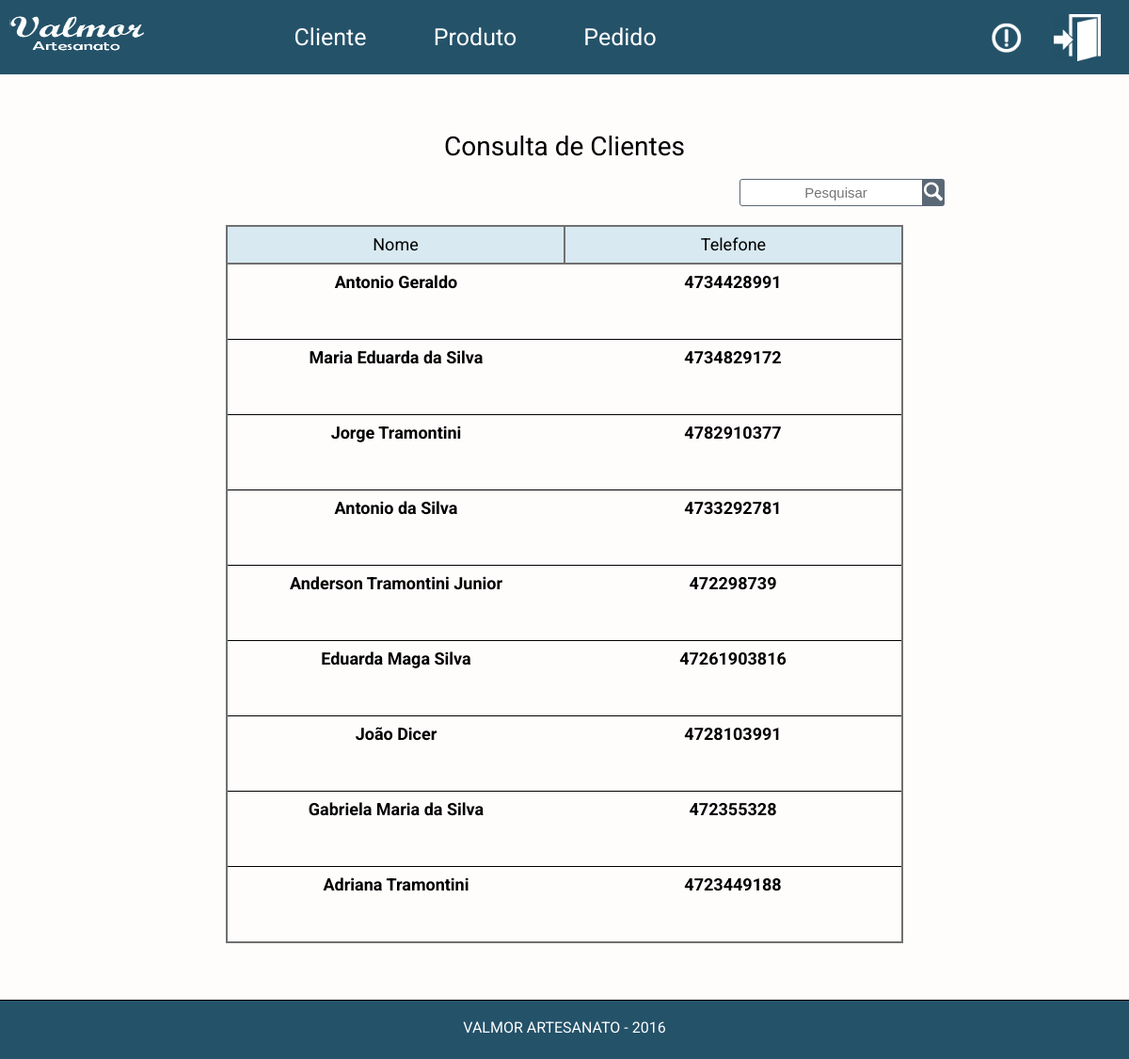
Page /sistema/va_principal_sistema.php?pasta=consultas/&arquivo=va_viscliente_consultas&ext=php (signed in) on the committed database.
### tables this page shows
CREATE TABLE `clientes` (
  `id` int(6) UNSIGNED ZEROFILL NOT NULL COMMENT 'Identificador do cliente',
  `enderecos_id` int(6) UNSIGNED ZEROFILL NOT NULL COMMENT 'Identificador do endereço',
  `nome` varchar(45) NOT NULL COMMENT 'Nome do cliente',
  `email` varchar(70) NOT NULL COMMENT 'E-mail do cliente',
  `telefone` bigint(15) NOT NULL COMMENT 'Telefone do cliente',
  `cpf` bigint(11) UNSIGNED DEFAULT NULL COMMENT '(Campo Opcional) CPF do cliente',
  `link_facebook` varchar(255) DEFAULT NULL COMMENT '(Campo opcional) Link do facebook do cliente'
);

### sistema/consultas/va_viscliente_consultas.php (the view, shortened to what this page needs)
<h1>Consulta de Clientes</h1>
<?php
  $sql_sel_clientes = "SELECT clientes.*, enderecos.*
  FROM clientes INNER JOIN enderecos ON clientes.enderecos_id=enderecos.id";
  $sql_sel_clientes_preparado = $conexaobd->prepare($sql_sel_clientes);
  $sql_sel_clientes_preparado->execute();
?>
<div class="consulta_toggle">
  <div class="form_pesquisa">
    <form name="frmfilviscliente" method="post" action="?pasta=consultas/&arquivo=va_viscliente_consultas&ext=php">
      <input type="text" name="txtconsulta" placeholder="Pesquisar"/><button type="submit" name="btnpesquisar"><img src="../visual/imagens/pesquisar.png"></button>
    </form>
  </div>
  <table width="60%">
    <thead>
      <tr>
        <th width="30%">Nome</th>
        <th width="30%">Telefone</th>
      </tr>
    </thead>
    <tbody>
      <?php
      $sql_sel_clientes = "SELECT clientes.*, enderecos.*
      FROM clientes INNER JOIN enderecos ON clientes.enderecos_id=enderecos.id";
      $sql_sel_clientes_preparado = $conexaobd->prepare($sql_sel_clientes);
      $sql_sel_clientes_preparado->execute();
        if($sql_sel_clientes_preparado->rowCount()>0){
          while($sql_sel_clientes_dados = $sql_sel_clientes_preparado->fetch()){
      ?>
      <tr class="titulos">
        <td><?php echo $sql_sel_clientes_dados['nome'];?></td>
        <td><?php echo $sql_sel_clientes_dados['telefone'];?></td>
      </tr>
      <tr>
        <td align="center" colspan="2">
          <ul><button class="botao_mais">+</button>
          </ul>
        </td>
      </tr>
      <?php
          }
        }
      ?>
    </tbody>
  </table>
</div>

### visual/css/va_estilo_css.css (style rules this page uses)
ul { overflow: hidden; }
.conteudo table { margin: 0px auto; border: 2px solid #707070; min-width: 500px; font-size: 18px; border-radius: ; }
.conteudo table td { padding: 10px; }
.conteudo h1 { text-align: center; margin: 60px 0 20px 0; font-size: 28px; padding-top: 60px; }
.conteudo button { float: left; text-align: center; font-size: 18px; color: #fff; }
.consulta_toggle table { text-align: center; margin-top: 20px; min-width: 60%; }
.consulta_toggle table th { padding: 10px; border: 2px solid #707070 ; background-color: #d8e9f1; }
.consulta_toggle table td { padding: 10px; }
.consulta_toggle .titulos { border-top: 1px solid #000; font-weight: bold; }
.form_pesquisa { margin: 0px auto; width: 500px; }
.form_pesquisa input { border: 1px solid #5a6774; border-radius: 3px 0 0 3px; position: relative; left: 412px; text-align: center; height: 25px; font-size: 15px; }
.form_pesquisa button { padding-left: 2px; padding-right: 2px; padding-bottom: 0px; padding-top: 3px; position: relative; left: 630px; background-color: #5a6774; border: none; border-radius: 0 3px 3px 0; }
.form_pesquisa button img { width: 20px; }
.tabela_toggle table, tr { border: none; }

### rows in the picture
clientes: nome "Antonio Geraldo", telefone "4734428991"
clientes: nome "Maria Eduarda da Silva", telefone "4734829172"
clientes: nome "Jorge Tramontini", telefone "4782910377"
clientes: nome "Antonio da Silva", telefone "4733292781"
clientes: nome "Anderson Tramontini Junior", telefone "472298739"
clientes: nome "Eduarda Maga Silva", telefone "47261903816"
clientes: nome "João Dicer", telefone "4728103991"
clientes: nome "Gabriela Maria da Silva", telefone "472355328"
clientes: nome "Adriana Tramontini", telefone "4723449188"
